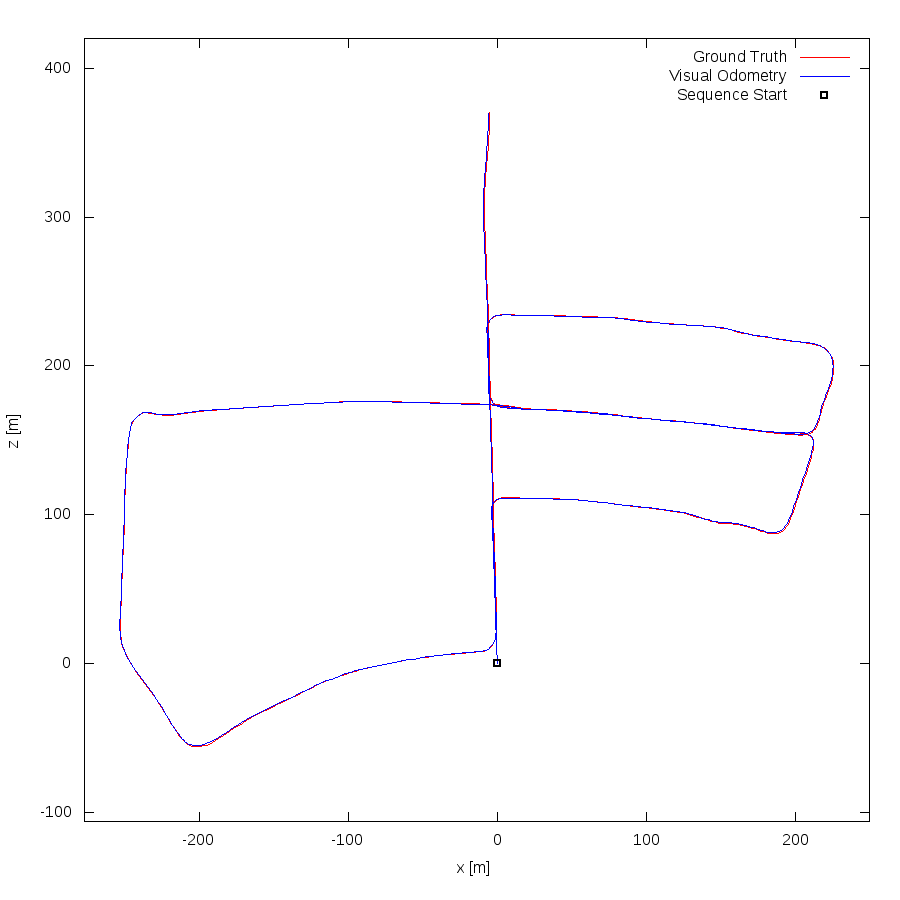

Recreate this plot in gnuplot.
set term png size 900,900
set output "05.png"
set size ratio -1
set xrange [-277:250]
set yrange [-106:420]
set xlabel "x [m]"
set ylabel "z [m]"
plot "05.txt" using 1:2 lc rgb "#FF0000" title 'Ground Truth' w lines,"05.txt" using 3:4 lc rgb "#0000FF" title 'Visual Odometry' w lines,"< head -1 05.txt" using 1:2 lc rgb "#000000" pt 4 ps 1 lw 2 title 'Sequence Start' w points
